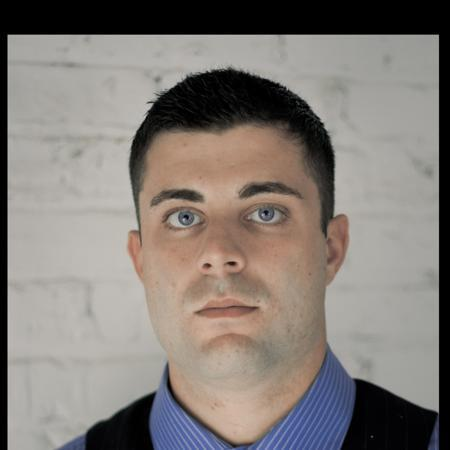
#> input picture datasets/raw_faces/AFLW2000/AFLW2000/image00014.jpg, 450 x 450 px
$ python -i camera_streamer.py   (imports and definitions only)
#> lines starting #> are read from the running program, lines starting #| are printed output that depends on the picture
"""
Camera Streamer for Laptop IP Camera.
Performs Isomorphic Square Crop (1:1) and serves video frames
to ESP32-S3 via TCP Socket (Port 8888) and HTTP MJPEG (Port 8080).
"""

import os
import cv2
import socket
import threading
import time
import math
import struct
import numpy as np
from http.server import BaseHTTPRequestHandler, HTTPServer
from socketserver import ThreadingMixIn

# Magic protocol header for ESP32 TCP frame sync
TCP_MAGIC_HEADER = b'\xaa\x55\xaa\x55'

# [v2.4.3 SYNC] Dùng chung bộ trích xuất MediaPipe với local_model_tester để anchor
# khớp CHÍNH XÁC với lúc TRAIN (teacher) và lúc test laptop. Fallback Haar nếu không có.
try:
    from local_model_tester import MediaPipeLandmarkExtractor
    _HAS_MP_EXTRACTOR = True
except Exception:
    MediaPipeLandmarkExtractor = None
    _HAS_MP_EXTRACTOR = False


def enhance_low_light(frame_bgr, target_luma=115.0):
    """
    Tự động cân bằng sáng và tăng cường tương phản trong điều kiện cabin thiếu sáng/ngược sáng/ban đêm.
    Áp dụng Adaptive Gamma Curve + CLAHE trên kênh Luminance (LAB).
    """
    if frame_bgr is None:
        return frame_bgr
    gray = cv2.cvtColor(frame_bgr, cv2.COLOR_BGR2GRAY)
    mean_luma = float(np.mean(gray))

    if mean_luma >= target_luma:
        return frame_bgr

    gamma = math.log(target_luma / 255.0) / math.log(max(mean_luma, 4.0) / 255.0)
    gamma = float(np.clip(gamma, 0.35, 0.90))

    lut = np.array([((i / 255.0) ** gamma) * 255.0 for i in range(256)]).clip(0, 255).astype(np.uint8)
    brightened = cv2.LUT(frame_bgr, lut)

    lab = cv2.cvtColor(brightened, cv2.COLOR_BGR2LAB)
    l, a, b = cv2.split(lab)
    clip = 2.5 if mean_luma > 60.0 else 3.5
    clahe = cv2.createCLAHE(clipLimit=clip, tileGridSize=(8, 8))
    l_enh = clahe.apply(l)
    enhanced = cv2.cvtColor(cv2.merge((l_enh, a, b)), cv2.COLOR_LAB2BGR)
    return enhanced


class CameraStreamer:
    # [271 lines left out: functions __init__, _generate_synthetic_frame, _capture_loop, get_latest_frame_data, stop, not called in this run]


# ==============================================================================
# TCP Server for High-Speed ESP32 Video Streaming (Port 8888)
# Protocol: [4B Magic: 0xAA55AA55] + [4B Length uint32 BE] + [JPEG Bytes]
# ==============================================================================
class TCPServerStreamer:
    # [54 lines left out: functions __init__, start, _accept_loop, _client_handler, stop, not called in this run]


# ==============================================================================
# Optional HTTP MJPEG Server for Web Browser Inspection (Port 8080)
# ==============================================================================
class ThreadedHTTPServer(ThreadingMixIn, HTTPServer):
    daemon_threads = True

class MJPEGHandler(BaseHTTPRequestHandler):
    camera_streamer = None

    # [23 lines left out: function do_GET, not called in this run]


class HTTPServerStreamer:
    # [12 lines left out: functions __init__, start, not called in this run]

    def stop(self):
        if self.server:
            self.server.shutdown()

>>> import cv2
>>> picture = cv2.imread('../datasets/raw_faces/AFLW2000/AFLW2000/image00014.jpg')
#> picture is the input picture: shape (450, 450, 3); mean B, G, R 119.2, 124.3, 131.1
>>> result = enhance_low_light(picture)
#> in enhance_low_light, `gray = cv2.cvtColor(frame_bgr, cv2.COLOR_BGR2GRAY)`:
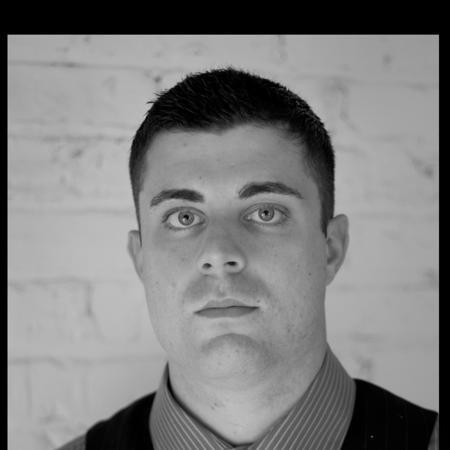
#> gray: shape (450, 450); min 0, max 201, mean 125.7
#> in enhance_low_light, `mean_luma = float(np.mean(gray))`: mean_luma = 125.7

$ run again, on datasets/raw_faces/AFLW2000/AFLW2000/image00092.jpg
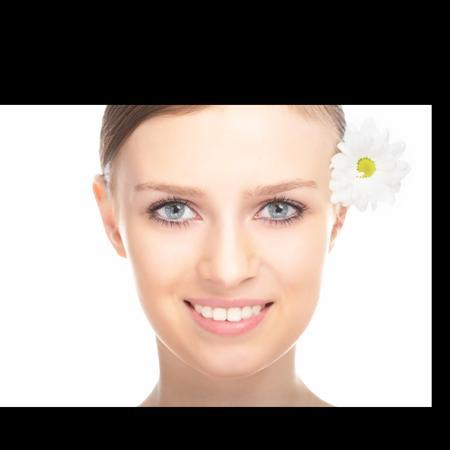
#> input picture datasets/raw_faces/AFLW2000/AFLW2000/image00092.jpg, 450 x 450 px
#> picture is the input picture: shape (450, 450, 3); mean B, G, R 138.8, 144.9, 155.8
#> in enhance_low_light, `gray = cv2.cvtColor(frame_bgr, cv2.COLOR_BGR2GRAY)`:
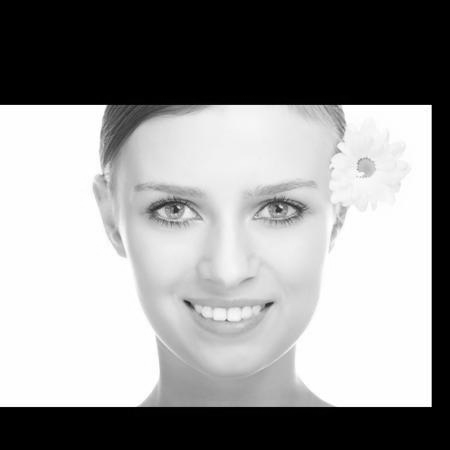
#> gray: shape (450, 450); min 0, max 255, mean 147.4
#> mean_luma = 147.4

$ run again, on datasets/raw_faces/AFLW2000/AFLW2000/image00112.jpg
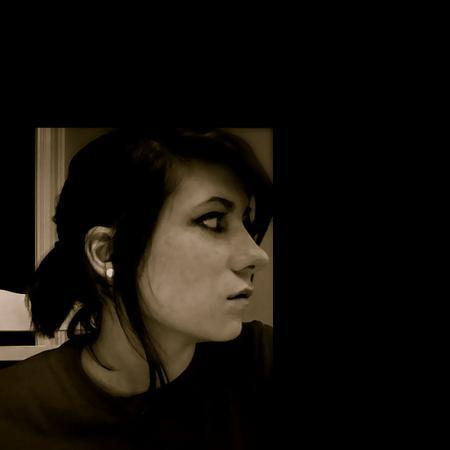
#> input picture datasets/raw_faces/AFLW2000/AFLW2000/image00112.jpg, 450 x 450 px
#> picture is the input picture: shape (450, 450, 3); mean B, G, R 10.1, 15, 18.5
#> mean_luma = 15.45
#> in enhance_low_light, `gamma = math.log(target_luma / 255.0) / math.log(max(mean_luma, 4.0) /..`: gamma = 0.284
#> in enhance_low_light, `gamma = float(np.clip(gamma, 0.35, 0.90))`: gamma = 0.35
#> lut = 256 values from 0 to 255
#> lab: shape (450, 450, 3); mean of channels 0, 1, 2 39.3, 129.1, 132.9
#> in enhance_low_light, `l, a, b = cv2.split(lab)`:
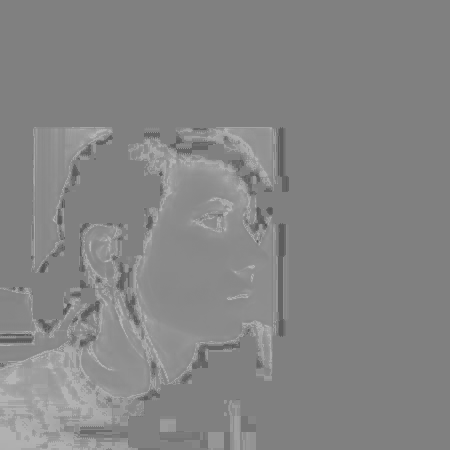
#> b: shape (450, 450); min 80, max 183, mean 132.9
#> clip = 3.5
#> in enhance_low_light, `enhanced = cv2.cvtColor(cv2.merge((l_enh, a, b)), cv2.COLOR_LAB2BGR)`:
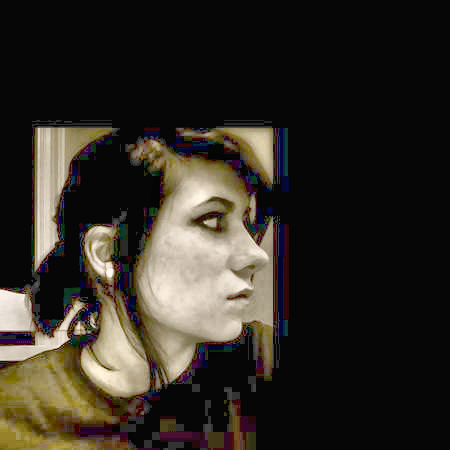
#> enhanced: shape (450, 450, 3); mean B, G, R 35.7, 43.4, 48.2

$ run again, on datasets/raw_faces/AFLW2000/AFLW2000/image00138.jpg
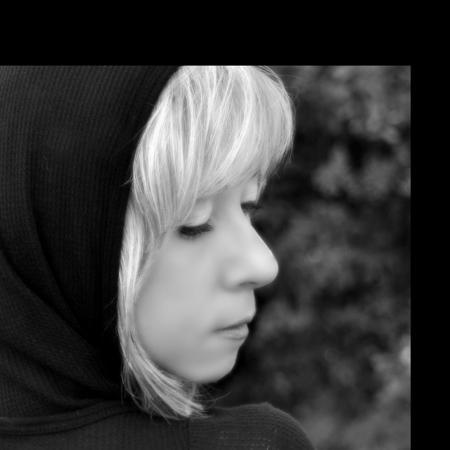
#> input picture datasets/raw_faces/AFLW2000/AFLW2000/image00138.jpg, 450 x 450 px
#> picture is the input picture: shape (450, 450, 3); min 0, max 255, mean 59.3
#> mean_luma = 59.3
#> gamma = 0.546
#> lut = 256 values from 0 to 255
#> in enhance_low_light, `brightened = cv2.LUT(frame_bgr, lut)`:
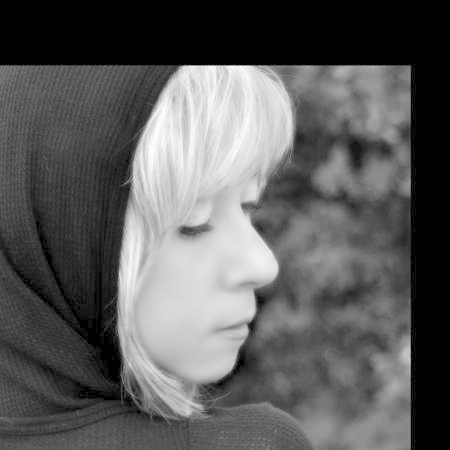
#> brightened: shape (450, 450, 3); min 0, max 255, mean 92.1
#> lab: shape (450, 450, 3); mean of channels 0, 1, 2 96.6, 128, 128
#> a: shape (450, 450); every value is 128
#> clip = 3.5
#> in enhance_low_light, `l_enh = clahe.apply(l)`:
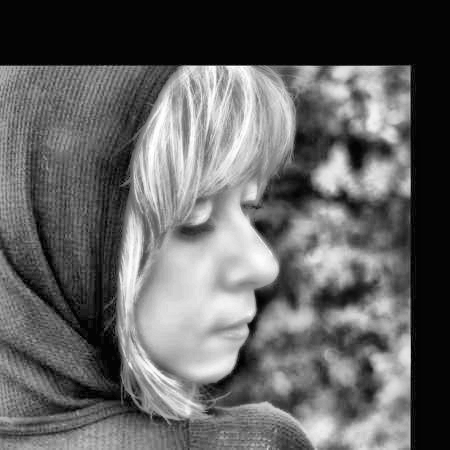
#> l_enh: shape (450, 450); min 0, max 255, mean 99.2
